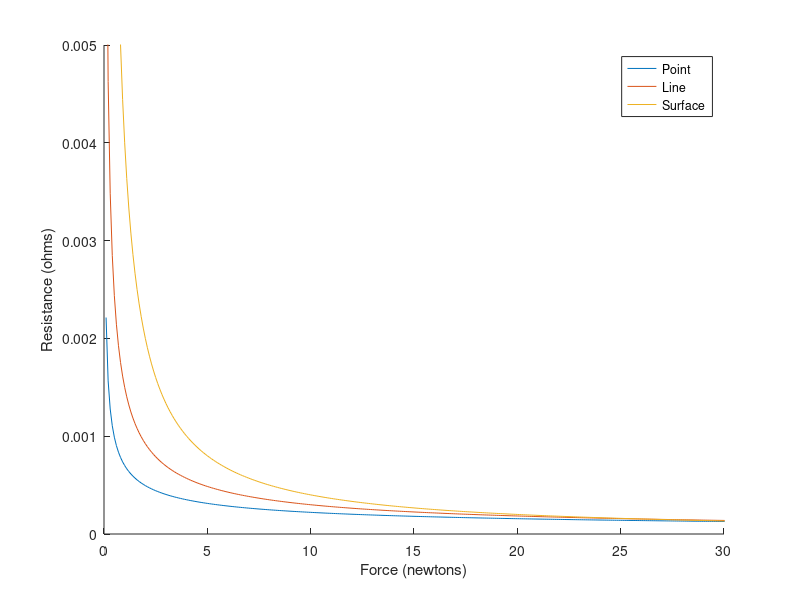

The MATLAB script that drew this image:
close all 
clear all

k = [0.0007,0.0015,0.004]
n = [0.5, .7, 1]
f = 0:0.1:100
hold on
plot(f,k(1)./(f.^n(1)),'displayName','Point')
plot(f,k(2)./(f.^n(2)),'displayName','Line')
plot(f,k(3)./(f.^n(3)),'displayName','Surface')
legend('show')
xlim([0,30])
ylim([0,0.005])
ylabel('Resistance (ohms)')
xlabel('Force (newtons)')